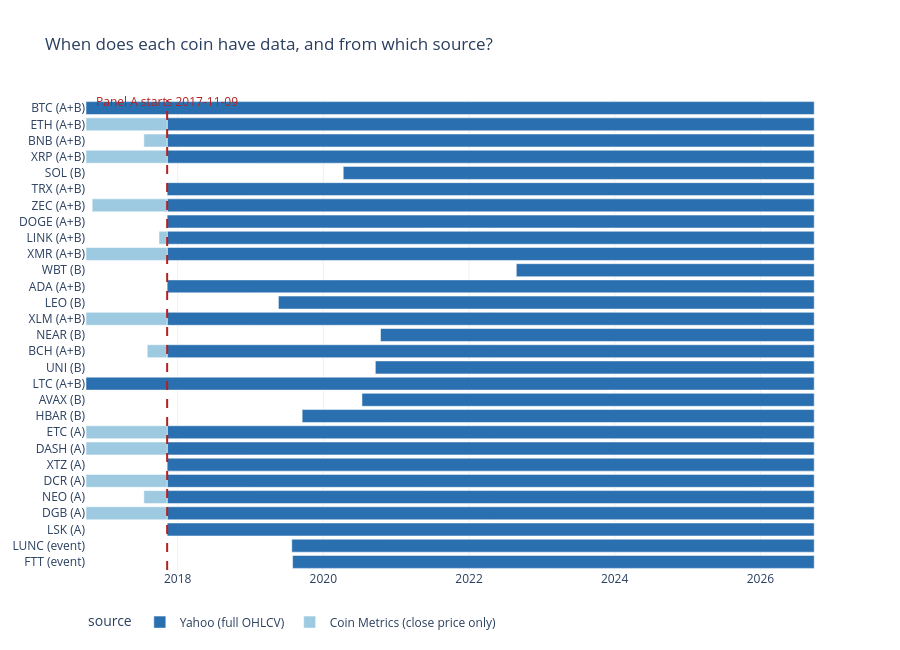

Notebook source saved alongside this figure:
### Code cell
src = master["close_source"].unstack("coin")[coins]
rows = []
for c in coins:
    s = src[c]
    for label, key in (("Coin Metrics (close price only)", "coinmetrics"), ("Yahoo (full OHLCV)", "yahoo")):
        d = s.index[s == key]
        if len(d):
            rows.append({"coin": c, "source": label, "start": d.min(), "end": (dates[-1] if key == "yahoo" else d.max()) + pd.Timedelta(days=1)})
tl = pd.DataFrame(rows)
order = panelB + [c for c in panelA if c not in panelB] + event_coins
tl["panel"] = tl["coin"].map(lambda c: "A+B" if c in panelA and c in panelB else ("B" if c in panelB else ("A" if c in panelA else "event")))
tl["label"] = tl["coin"] + " (" + tl["panel"] + ")"
fig = px.timeline(tl, x_start="start", x_end="end", y="label", color="source",
                  category_orders={"label": [f"{c} ({tl.loc[tl.coin == c, 'panel'].iloc[0]})" for c in order]},
                  color_discrete_map={"Coin Metrics (close price only)": "#9ecae1", "Yahoo (full OHLCV)": "#2a6fb0"},
                  title="When does each coin have data, and from which source?")
fig.add_vline(x=A_START, line_dash="dash", line_color="firebrick")
fig.add_annotation(x=A_START, y=1.02, yref="paper", text="Panel A starts 2017-11-09", showarrow=False, font=dict(color="firebrick"))
fig.update_layout(height=650, legend=dict(orientation="h", y=-0.08), yaxis_title=None, xaxis_range=[dates[0], dates[-1] + pd.Timedelta(days=30)])
save(fig, "01_data_coverage").show()

### Figure 1 — Plotly figure (JSON) as saved in the notebook; plotly's stock layout.template omitted (floating-point values rounded to 4 significant figures)
{"data": [{"base": ["2016-09-28T00:00:00.000000000", "2017-11-09T00:00:00.000000000", "2017-11-09T00:00:00.000000000", "2017-11-09T00:00:00.000000000", "2020-04-10T00:00:00.000000000", "2017-11-09T00:00:00.000000000", "2017-11-09T00:00:00.000000000", "2017-11-09T00:00:00.000000000", "2017-11-09T00:00:00.000000000", "2017-11-09T00:00:00.000000000", "2022-08-26T00:00:00.000000000", "2017-11-09T00:00:00.000000000", "2019-05-21T00:00:00.000000000", "2017-11-09T00:00:00.000000000", "2020-10-14T00:00:00.000000000", "2017-11-09T00:00:00.000000000", "2020-09-18T00:00:00.000000000", "2016-09-28T00:00:00.000000000", "2020-07-13T00:00:00.000000000", "2019-09-17T00:00:00.000000000", "2017-11-09T00:00:00.000000000", "2017-11-09T00:00:00.000000000", "2017-11-09T00:00:00.000000000", "2017-11-09T00:00:00.000000000", "2019-07-27T00:00:00.000000000", "2017-11-09T00:00:00.000000000", "2017-11-09T00:00:00.000000000", "2017-11-09T00:00:00.000000000", "2019-07-31T00:00:00.000000000"], "hovertemplate": "source=Yahoo (full OHLCV)<br>start=%{base}<br>end=%{x}<br>label=%{y}<extra></extra>", "legendgroup": "Yahoo (full OHLCV)", "marker": {"color": "#2a6fb0", "pattern": {"shape": ""}}, "name": "Yahoo (full OHLCV)", "orientation": "h", "showlegend": true, "textposition": "auto", "type": "bar", "x": [315532800000, 280368000000, 280368000000, 280368000000, 204076800000, 280368000000, 280368000000, 280368000000, 280368000000, 280368000000, 129081600000, 280368000000, 232156800000, 280368000000, 187920000000, 280368000000, 190166400000, 315532800000, 195955200000, 221875200000, 280368000000, 280368000000, 280368000000, 280368000000, 226368000000, 280368000000, 280368000000, 280368000000, 226022400000], "xaxis": "x", "y": ["BTC (A+B)", "ETH (A+B)", "BNB (A+B)", "XRP (A+B)", "SOL (B)", "TRX (A+B)", "ZEC (A+B)", "DOGE (A+B)", "LINK (A+B)", "XMR (A+B)", "WBT (B)", "ADA (A+B)", "LEO (B)", "XLM (A+B)", "NEAR (B)", "BCH (A+B)", "UNI (B)", "LTC (A+B)", "AVAX (B)", "HBAR (B)", "ETC (A)", "DASH (A)", "XTZ (A)", "DCR (A)", "LUNC (event)", "NEO (A)", "DGB (A)", "LSK (A)", "FTT (event)"], "yaxis": "y"}, {"base": ["2016-09-28T00:00:00.000000000", "2017-07-15T00:00:00.000000000", "2016-09-28T00:00:00.000000000", "2016-10-29T00:00:00.000000000", "2017-09-29T00:00:00.000000000", "2016-09-28T00:00:00.000000000", "2016-09-28T00:00:00.000000000", "2017-08-01T00:00:00.000000000", "2016-09-28T00:00:00.000000000", "2016-09-28T00:00:00.000000000", "2016-09-28T00:00:00.000000000", "2017-07-15T00:00:00.000000000", "2016-09-28T00:00:00.000000000"], "hovertemplate": "source=Coin Metrics (close price only)<br>start=%{base}<br>end=%{x}<br>label=%{y}<extra></extra>", "legendgroup": "Coin Metrics (close price only)", "marker": {"color": "#9ecae1", "pattern": {"shape": ""}}, "name": "Coin Metrics (close price only)", "orientation": "h", "showlegend": true, "textposition": "auto", "type": "bar", "x": [35164800000, 10108800000, 35164800000, 32486400000, 3542400000, 35164800000, 35164800000, 8640000000, 35164800000, 35164800000, 35164800000, 10108800000, 35164800000], "xaxis": "x", "y": ["ETH (A+B)", "BNB (A+B)", "XRP (A+B)", "ZEC (A+B)", "LINK (A+B)", "XMR (A+B)", "XLM (A+B)", "BCH (A+B)", "ETC (A)", "DASH (A)", "DCR (A)", "NEO (A)", "DGB (A)"], "yaxis": "y"}], "layout": {"annotations": [{"font": {"color": "firebrick"}, "showarrow": false, "text": "Panel A starts 2017-11-09", "x": "2017-11-09T00:00:00", "y": 1.02, "yref": "paper"}], "barmode": "overlay", "height": 650, "legend": {"orientation": "h", "title": {"text": "source"}, "tracegroupgap": 0, "y": -0.08}, "shapes": [{"line": {"color": "firebrick", "dash": "dash"}, "type": "line", "x0": "2017-11-09T00:00:00", "x1": "2017-11-09T00:00:00", "xref": "x", "y0": 0, "y1": 1, "yref": "y domain"}], "title": {"text": "When does each coin have data, and from which source?"}, "xaxis": {"anchor": "y", "domain": [0.0, 1.0], "range": ["2016-09-28T00:00:00", "2026-10-27T00:00:00"], "type": "date"}, "yaxis": {"anchor": "x", "categoryarray": ["FTT (event)", "LUNC (event)", "LSK (A)", "DGB (A)", "NEO (A)", "DCR (A)", "XTZ (A)", "DASH (A)", "ETC (A)", "HBAR (B)", "AVAX (B)", "LTC (A+B)", "UNI (B)", "BCH (A+B)", "NEAR (B)", "XLM (A+B)", "LEO (B)", "ADA (A+B)", "WBT (B)", "XMR (A+B)", "LINK (A+B)", "DOGE (A+B)", "ZEC (A+B)", "TRX (A+B)", "SOL (B)", "XRP (A+B)", "BNB (A+B)", "ETH (A+B)", "BTC (A+B)"], "categoryorder": "array", "domain": [0.0, 1.0], "title": {}}}}
